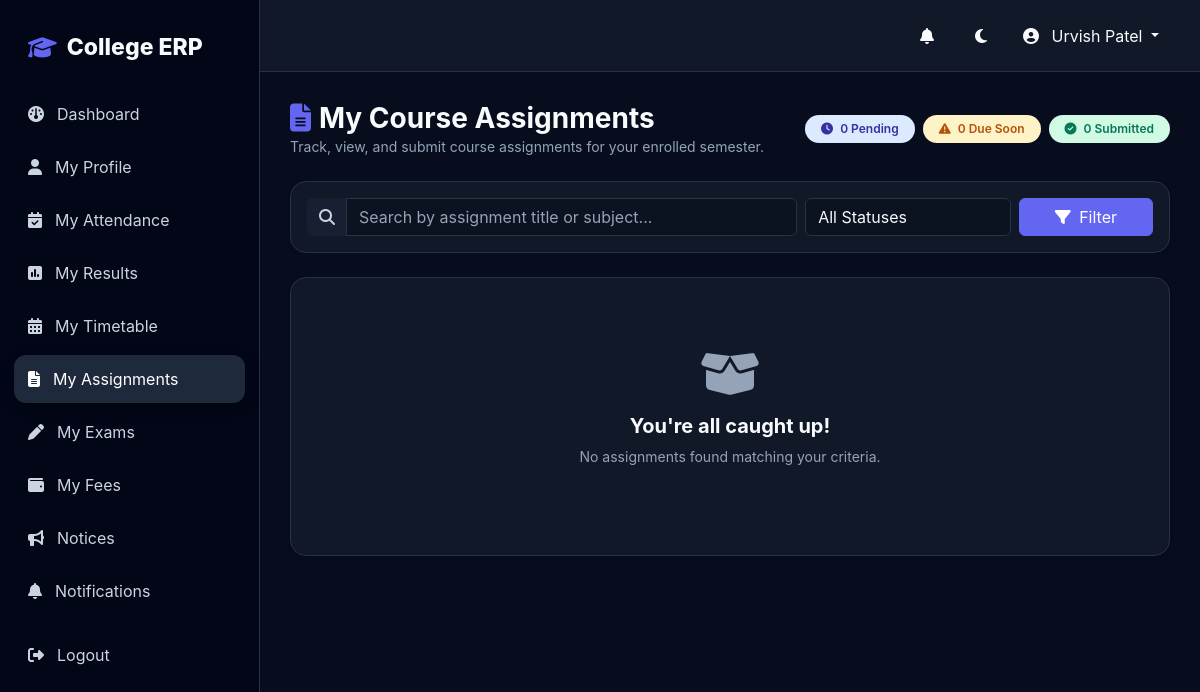
The page /assignments/my-assignments/ (signed in) on the database as committed earlier.
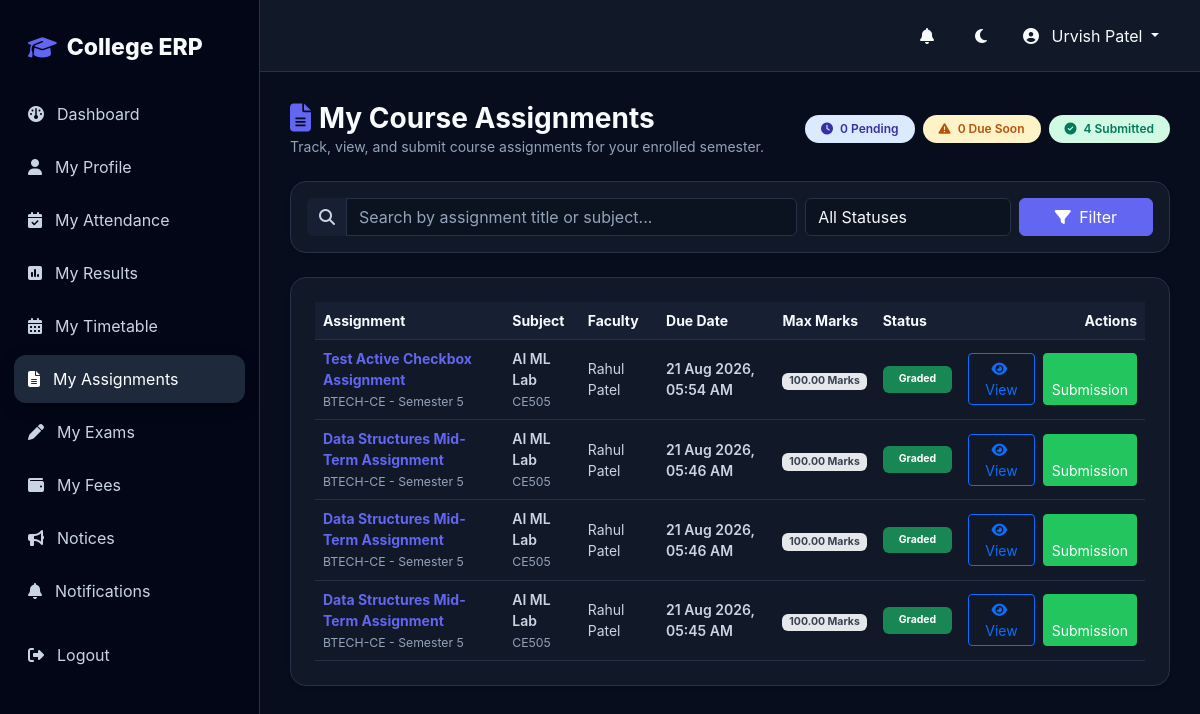
The same page on the database as committed later.
### assignments/models.py (models this page shows, shortened)
class Assignment(models.Model):
    title = models.CharField(max_length=200)
    description = models.TextField(blank=True)
    subject = models.ForeignKey(
        "academics.Subject",
        on_delete=models.PROTECT,
        related_name="assignments"
    )
    faculty = models.ForeignKey(
        "faculty.Faculty",
        on_delete=models.PROTECT,
        related_name="assignments"
    )
    course = models.ForeignKey(
        "academics.Course",
        on_delete=models.PROTECT,
        related_name="assignments"
    )
    semester = models.ForeignKey(
        "academics.Semester",
        on_delete=models.PROTECT,
        related_name="assignments"
    )
    academic_year = models.ForeignKey(
        "academics.AcademicYear",
        on_delete=models.PROTECT,
        related_name="assignments"
    )
    attachment = models.FileField(
        upload_to="assignments/",
        blank=True,
        null=True
    )
    assigned_date = models.DateField(default=timezone.now)
    due_date = models.DateTimeField()
    max_marks = models.DecimalField(
        max_digits=6,
        decimal_places=2,
        default=100.00
    )
    is_active = models.BooleanField(default=True)
    created_at = models.DateTimeField(auto_now_add=True)
    updated_at = models.DateTimeField(auto_now=True)
    class Meta:
        ordering = ["-due_date", "-created_at"]
    @property
    def is_overdue(self):
        return timezone.now() > self.due_date

### academics/models.py (models this page shows, shortened)
class Course(models.Model):
    department = models.ForeignKey(
        Department,
        on_delete=models.CASCADE,
        related_name="courses"
    )
    name = models.CharField(max_length=150)
    code = models.CharField(max_length=30, unique=True)
    duration_years = models.PositiveIntegerField(default=4)
    description = models.TextField(blank=True)
    is_active = models.BooleanField(default=True)
    class Meta:
        ordering = ["name"]

class Semester(models.Model):
    name = models.CharField(max_length=50)
    number = models.PositiveIntegerField()
    is_active = models.BooleanField(default=False)
    class Meta:
        ordering = ["number"]

class Subject(models.Model):
    SUBJECT_TYPES = [
        ("THEORY", "Theory"),
        ("PRACTICAL", "Practical"),
        ("LAB", "Lab"),
    ]
    course = models.ForeignKey(
        Course,
        on_delete=models.CASCADE,
        related_name="subjects"
    )
    semester = models.ForeignKey(
        Semester,
        on_delete=models.CASCADE,
        related_name="subjects"
    )
    name = models.CharField(max_length=150)
    code = models.CharField(max_length=30, unique=True)
    credits = models.PositiveIntegerField(default=3)
    subject_type = models.CharField(
        max_length=20,
        choices=SUBJECT_TYPES,
        default="THEORY"
    )
    is_active = models.BooleanField(default=True)
    class Meta:
        ordering = ["name"]

### faculty/models.py (models this page shows, shortened)
class Faculty(models.Model):
    user = models.OneToOneField(
        User,
        on_delete=models.CASCADE,
        related_name="faculty_profile",
        blank=True,
        null=True,
    )
    faculty_id = models.CharField(
        max_length=30,
        unique=True
    )
    profile_photo = models.ImageField(
        upload_to="faculty/",
        blank=True,
        null=True
    )
    first_name = models.CharField(
        max_length=100
    )
    last_name = models.CharField(
        max_length=100
    )
    email = models.EmailField()
    phone = models.CharField(
        max_length=15,
        blank=True
    )
    qualification = models.CharField(
        max_length=200,
        blank=True
    )
    experience_years = models.PositiveIntegerField(
        default=0
    )
    department = models.ForeignKey(
        Department,
        on_delete=models.PROTECT,
        related_name="faculty_members"
    )
    joining_date = models.DateField(
        blank=True,
        null=True
    )
    is_active = models.BooleanField(
        default=True
    )
    created_at = models.DateTimeField(
        auto_now_add=True
    )
    updated_at = models.DateTimeField(
        auto_now=True
    )
    class Meta:
        ordering = ["faculty_id"]
    @property
    def full_name(self):
        return f"{self.first_name} {self.last_name}".strip()

### assignments/views.py (the view, shortened to what this page needs)
# urls.py: path("my-assignments/", student_assignments, name="student_assignments"),
@login_required
def student_assignments(request):
    role, is_admin, faculty, student = get_user_role_and_profiles(request.user)
    if not student and not is_admin:
        messages.error(request, "Student profile not found.")
        return redirect("dashboard")
    if student:
        assignments_qs = Assignment.objects.filter(
            course=student.course,
            semester=student.semester,
            academic_year=student.academic_year,
            is_active=True
        ).select_related("subject", "faculty", "course", "semester")
    else:
        assignments_qs = Assignment.objects.filter(is_active=True).select_related("subject", "faculty", "course", "semester")
    q = request.GET.get("q", "").strip()
    if q:
        assignments_qs = assignments_qs.filter(
            Q(title__icontains=q) | Q(subject__name__icontains=q) | Q(subject__code__icontains=q)
        )
    status_filter = request.GET.get("status", "").strip()
    now = timezone.now()
    submissions_dict = {}
    if student:
        student_submissions = AssignmentSubmission.objects.filter(
            student=student,
            assignment__in=assignments_qs
        )
        submissions_dict = {sub.assignment_id: sub for sub in student_submissions}
    assignment_items = []
    pending_count = 0
    due_soon_count = 0
    submitted_count = 0
    for a in assignments_qs:
        sub = submissions_dict.get(a.id)
        if sub:
            if sub.status == "GRADED":
                display_badge = "Graded"
                badge_class = "bg-success"
            elif sub.status == "LATE":
                display_badge = "Late Submitted"
                badge_class = "bg-warning text-dark"
            else:
                display_badge = "Submitted"
                badge_class = "bg-info text-dark"
            submitted_count += 1
        assignment_items.append({
            "assignment": a,
            "submission": sub,
            "display_badge": display_badge,
            "badge_class": badge_class,
        })
    paginator = Paginator(assignment_items, 10)
    page_number = request.GET.get("page")
    page_obj = paginator.get_page(page_number)
    context = {
        "student": student,
        "page_obj": page_obj,
        "q": q,
        "status_filter": status_filter,
        "total_assignments": len(assignment_items),
        "pending_count": pending_count,
        "due_soon_count": due_soon_count,
        "submitted_count": submitted_count,
    }
    return render(request, "assignments/student_assignments.html", context)

### assignments/views.py (called while the page is built)
def get_user_role_and_profiles(user):
    is_admin = user.is_superuser or user.is_staff or (hasattr(user, "profile") and user.profile.role == "ADMIN")
    faculty = Faculty.objects.filter(user=user, is_active=True).first()
    student = Student.objects.filter(user=user, is_active=True).first()
    if is_admin:
        role = "ADMIN"
    elif faculty:
        role = "FACULTY"
    elif student:
        role = "STUDENT"
    else:
        role = "STUDENT"
    return role, is_admin, faculty, student

### notifications/context_processors.py (called while the page is built)
def unread_notifications(request):
    if request.user.is_authenticated:
        count = Notification.objects.filter(recipient=request.user, is_read=False).count()
        return {"unread_notifications_count": count}
    return {"unread_notifications_count": 0}

### templates/assignments/student_assignments.html (shortened to what the changed rows need)
{% extends "base.html" %}
{% block content %}
<div class="container-fluid p-0">
    <div class="d-flex flex-column flex-md-row justify-content-between align-items-md-center mb-4 gap-3">
        <div>
            <h1 class="h3 fw-bold m-0"><i class="fa-solid fa-file-lines text-primary me-2"></i>My Course Assignments</h1>
        </div>
        <div class="d-flex gap-2">
            <span class="badge bg-primary-subtle text-primary p-2 px-3 rounded-pill fw-semibold">
                <i class="fa-solid fa-clock me-1"></i> {{ pending_count }} Pending
            </span>
            <span class="badge bg-warning-subtle text-warning p-2 px-3 rounded-pill fw-semibold">
                <i class="fa-solid fa-triangle-exclamation me-1"></i> {{ due_soon_count }} Due Soon
            </span>
            <span class="badge bg-success-subtle text-success p-2 px-3 rounded-pill fw-semibold">
                <i class="fa-solid fa-circle-check me-1"></i> {{ submitted_count }} Submitted
            </span>
        </div>
    </div>
    <div class="card border-0 shadow-sm rounded-4 p-4" style="background: var(--surface);">
        {% if page_obj %}
        <div class="table-responsive">
            <table class="table table-hover align-middle m-0 small">
                <thead>
                    <tr>
                        <th>Assignment</th>
                        <th>Subject</th>
                        <th>Faculty</th>
                        <th>Due Date</th>
                        <th>Max Marks</th>
                        <th>Status</th>
                        <th class="text-end">Actions</th>
                    </tr>
                </thead>
                <tbody>
                    {% for item in page_obj %}
                    <tr>
                        <td>
                            <div class="fw-bold text-primary">{{ item.assignment.title }}</div>
                            <small class="text-muted">{{ item.assignment.course.code }} - Semester {{ item.assignment.semester.number }}</small>
                        </td>
                        <td>
                            <div class="fw-semibold">{{ item.assignment.subject.name }}</div>
                            <small class="text-muted">{{ item.assignment.subject.code }}</small>
                        </td>
                        <td>{{ item.assignment.faculty.full_name }}</td>
                        <td>
                            <div class="fw-semibold {% if item.assignment.is_overdue and not item.submission %}text-danger{% endif %}">
                                {{ item.assignment.due_date|date:"d M Y, h:i A" }}
                            </div>
                        </td>
                        <td><span class="badge bg-secondary-subtle text-secondary">{{ item.assignment.max_marks }} Marks</span></td>
                        <td>
                            <span class="badge {{ item.badge_class }} p-2 px-3">{{ item.display_badge }}</span>
                        </td>
                        <td class="text-end">
                            <div class="d-inline-flex gap-2">
                                <a href="{% url 'assignment_detail' item.assignment.pk %}" class="btn btn-sm btn-outline-primary" title="View Details">
                                    <i class="fa-solid fa-eye me-1"></i> View
                                </a>
                                {% if item.submission %}
                                    <a href="{% url 'my_submission' item.submission.pk %}" class="btn btn-sm btn-success" title="View My Submission">
                                         Submission
                                    </a>
                                {% else %}
                                    <a href="{% url 'submit_assignment' item.assignment.pk %}" class="btn btn-sm btn-primary" title="Submit Assignment">
                                        <i class="fa-solid fa-upload me-1"></i> Submit
                                    </a>
                                {% endif %}
                            </div>
                        </td>
                    </tr>
                    {% endfor %}
                </tbody>
            </table>
        </div>
        {% else %}
        <div class="text-center py-5">
            <i class="fa-solid fa-box-open fa-3x text-muted mb-3"></i>
            <h5 class="fw-bold">You're all caught up!</h5>
            <p class="text-muted small">No assignments found matching your criteria.</p>
        </div>
        {% endif %}
    </div>
</div>
{% endblock %}

Rows that differ between the two databases and show on the page:
added Assignment: assignment "Test Active Checkbox Assignment", assignment.course.code "BTECH-CE", assignment.semester.number "5", assignment.subject.name "AI ML Lab", assignment.subject.code "CE505", assignment.faculty.full_name "Rahul Patel", assignment.due_date "21 Aug 2026, 05:54 AM", assignment.max_marks "100.00", display_badge "Graded"
added Assignment: assignment "Data Structures Mid-Term Assignment", assignment.course.code "BTECH-CE", assignment.semester.number "5", assignment.subject.name "AI ML Lab", assignment.subject.code "CE505", assignment.faculty.full_name "Rahul Patel", assignment.due_date "21 Aug 2026, 05:46 AM", assignment.max_marks "100.00", display_badge "Graded"
added Assignment: assignment "Data Structures Mid-Term Assignment", assignment.course.code "BTECH-CE", assignment.semester.number "5", assignment.subject.name "AI ML Lab", assignment.subject.code "CE505", assignment.faculty.full_name "Rahul Patel", assignment.due_date "21 Aug 2026, 05:46 AM", assignment.max_marks "100.00", display_badge "Graded"
added Assignment: assignment "Data Structures Mid-Term Assignment", assignment.course.code "BTECH-CE", assignment.semester.number "5", assignment.subject.name "AI ML Lab", assignment.subject.code "CE505", assignment.faculty.full_name "Rahul Patel", assignment.due_date "21 Aug 2026, 05:45 AM", assignment.max_marks "100.00", display_badge "Graded"
Other text that changed with them:
{{ submitted_count }}: "0" → "4"
text no longer shown: "You're all caught up! No assignments found matching your criteria."
text now shown: "Assignment Subject Faculty Due Date Max Marks Status Actions"
